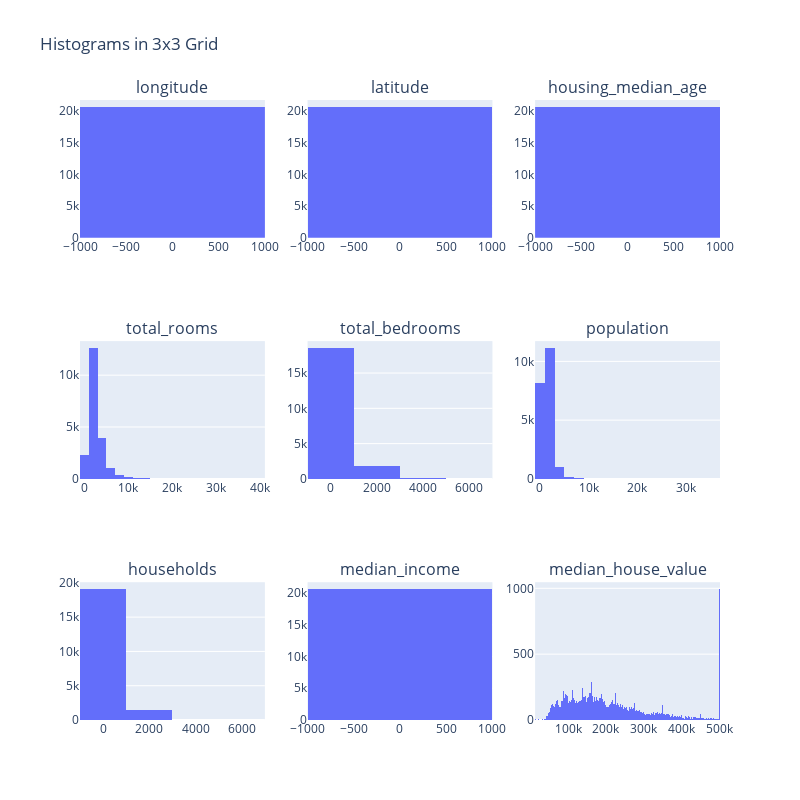

Notebook code cell kept with this figure:
### Code cell
import plotly.express as px
import plotly.graph_objects as go
from plotly.subplots import make_subplots

# Crear un subplot de 3 filas y 3 columnas
fig = make_subplots(rows=3, cols=3, subplot_titles=num)

# Graficar cada histograma en su respectivo subplot
for i, column in enumerate(num):
    # Crear histograma con plotly express
    fig_hist = px.histogram(df, x=column)
    
    # Añadir la traza al subplot correspondiente
    row = (i // 3) + 1  # Calcular fila (división entera)
    col = (i % 3) + 1   # Calcular columna (resto de la división)
    for trace in fig_hist['data']:  # Extraer las trazas de la figura
        fig.add_trace(trace, row=row, col=col)

# Actualizar el layout para el tamaño de la figura y el título
fig.update_layout(height=800, width=800, showlegend=False, title_text="Histograms in 3x3 Grid")

# Mostrar el gráfico
fig.show()

### Figure 1 — Plotly figure (JSON) as saved in the notebook; plotly's stock layout.template omitted (floating-point values rounded to 4 significant figures; data arrays with more than 128 entries replaced by an {"elided": "..."} marker saying what was removed)
{"data": [{"alignmentgroup": "True", "bingroup": "x", "hovertemplate": "longitude=%{x}<br>count=%{y}<extra></extra>", "legendgroup": "", "marker": {"color": "#636efa", "pattern": {"shape": ""}}, "name": "", "offsetgroup": "", "orientation": "v", "showlegend": false, "type": "histogram", "x": {"elided": "20640 float values"}, "xaxis": "x", "yaxis": "y"}, {"alignmentgroup": "True", "bingroup": "x", "hovertemplate": "latitude=%{x}<br>count=%{y}<extra></extra>", "legendgroup": "", "marker": {"color": "#636efa", "pattern": {"shape": ""}}, "name": "", "offsetgroup": "", "orientation": "v", "showlegend": false, "type": "histogram", "x": {"elided": "20640 float values"}, "xaxis": "x2", "yaxis": "y2"}, {"alignmentgroup": "True", "bingroup": "x", "hovertemplate": "housing_median_age=%{x}<br>count=%{y}<extra></extra>", "legendgroup": "", "marker": {"color": "#636efa", "pattern": {"shape": ""}}, "name": "", "offsetgroup": "", "orientation": "v", "showlegend": false, "type": "histogram", "x": {"elided": "20640 int values"}, "xaxis": "x3", "yaxis": "y3"}, {"alignmentgroup": "True", "bingroup": "x", "hovertemplate": "total_rooms=%{x}<br>count=%{y}<extra></extra>", "legendgroup": "", "marker": {"color": "#636efa", "pattern": {"shape": ""}}, "name": "", "offsetgroup": "", "orientation": "v", "showlegend": false, "type": "histogram", "x": {"elided": "20640 int values"}, "xaxis": "x4", "yaxis": "y4"}, {"alignmentgroup": "True", "bingroup": "x", "hovertemplate": "total_bedrooms=%{x}<br>count=%{y}<extra></extra>", "legendgroup": "", "marker": {"color": "#636efa", "pattern": {"shape": ""}}, "name": "", "offsetgroup": "", "orientation": "v", "showlegend": false, "type": "histogram", "x": {"elided": "20640 int values"}, "xaxis": "x5", "yaxis": "y5"}, {"alignmentgroup": "True", "bingroup": "x", "hovertemplate": "population=%{x}<br>count=%{y}<extra></extra>", "legendgroup": "", "marker": {"color": "#636efa", "pattern": {"shape": ""}}, "name": "", "offsetgroup": "", "orientation": "v", "showlegend": false, "type": "histogram", "x": {"elided": "20640 int values"}, "xaxis": "x6", "yaxis": "y6"}, {"alignmentgroup": "True", "bingroup": "x", "hovertemplate": "households=%{x}<br>count=%{y}<extra></extra>", "legendgroup": "", "marker": {"color": "#636efa", "pattern": {"shape": ""}}, "name": "", "offsetgroup": "", "orientation": "v", "showlegend": false, "type": "histogram", "x": {"elided": "20640 int values"}, "xaxis": "x7", "yaxis": "y7"}, {"alignmentgroup": "True", "bingroup": "x", "hovertemplate": "median_income=%{x}<br>count=%{y}<extra></extra>", "legendgroup": "", "marker": {"color": "#636efa", "pattern": {"shape": ""}}, "name": "", "offsetgroup": "", "orientation": "v", "showlegend": false, "type": "histogram", "x": {"elided": "20640 float values"}, "xaxis": "x8", "yaxis": "y8"}, {"alignmentgroup": "True", "bingroup": "x", "hovertemplate": "median_house_value=%{x}<br>count=%{y}<extra></extra>", "legendgroup": "", "marker": {"color": "#636efa", "pattern": {"shape": ""}}, "name": "", "offsetgroup": "", "orientation": "v", "showlegend": false, "type": "histogram", "x": {"elided": "20640 int values"}, "xaxis": "x9", "yaxis": "y9"}], "layout": {"annotations": [{"font": {"size": 16}, "showarrow": false, "text": "longitude", "x": 0.1444, "xanchor": "center", "xref": "paper", "y": 1, "yanchor": "bottom", "yref": "paper"}, {"font": {"size": 16}, "showarrow": false, "text": "latitude", "x": 0.5, "xanchor": "center", "xref": "paper", "y": 1, "yanchor": "bottom", "yref": "paper"}, {"font": {"size": 16}, "showarrow": false, "text": "housing_median_age", "x": 0.8556, "xanchor": "center", "xref": "paper", "y": 1, "yanchor": "bottom", "yref": "paper"}, {"font": {"size": 16}, "showarrow": false, "text": "total_rooms", "x": 0.1444, "xanchor": "center", "xref": "paper", "y": 0.6111, "yanchor": "bottom", "yref": "paper"}, {"font": {"size": 16}, "showarrow": false, "text": "total_bedrooms", "x": 0.5, "xanchor": "center", "xref": "paper", "y": 0.6111, "yanchor": "bottom", "yref": "paper"}, {"font": {"size": 16}, "showarrow": false, "text": "population", "x": 0.8556, "xanchor": "center", "xref": "paper", "y": 0.6111, "yanchor": "bottom", "yref": "paper"}, {"font": {"size": 16}, "showarrow": false, "text": "households", "x": 0.1444, "xanchor": "center", "xref": "paper", "y": 0.2222, "yanchor": "bottom", "yref": "paper"}, {"font": {"size": 16}, "showarrow": false, "text": "median_income", "x": 0.5, "xanchor": "center", "xref": "paper", "y": 0.2222, "yanchor": "bottom", "yref": "paper"}, {"font": {"size": 16}, "showarrow": false, "text": "median_house_value", "x": 0.8556, "xanchor": "center", "xref": "paper", "y": 0.2222, "yanchor": "bottom", "yref": "paper"}], "height": 800, "showlegend": false, "title": {"text": "Histograms in 3x3 Grid"}, "width": 800, "xaxis": {"anchor": "y", "domain": [0, 0.2889]}, "xaxis2": {"anchor": "y2", "domain": [0.3556, 0.6444]}, "xaxis3": {"anchor": "y3", "domain": [0.7111, 1]}, "xaxis4": {"anchor": "y4", "domain": [0, 0.2889]}, "xaxis5": {"anchor": "y5", "domain": [0.3556, 0.6444]}, "xaxis6": {"anchor": "y6", "domain": [0.7111, 1]}, "xaxis7": {"anchor": "y7", "domain": [0, 0.2889]}, "xaxis8": {"anchor": "y8", "domain": [0.3556, 0.6444]}, "xaxis9": {"anchor": "y9", "domain": [0.7111, 1]}, "yaxis": {"anchor": "x", "domain": [0.7778, 1]}, "yaxis2": {"anchor": "x2", "domain": [0.7778, 1]}, "yaxis3": {"anchor": "x3", "domain": [0.7778, 1]}, "yaxis4": {"anchor": "x4", "domain": [0.3889, 0.6111]}, "yaxis5": {"anchor": "x5", "domain": [0.3889, 0.6111]}, "yaxis6": {"anchor": "x6", "domain": [0.3889, 0.6111]}, "yaxis7": {"anchor": "x7", "domain": [0, 0.2222]}, "yaxis8": {"anchor": "x8", "domain": [0, 0.2222]}, "yaxis9": {"anchor": "x9", "domain": [0, 0.2222]}}}
